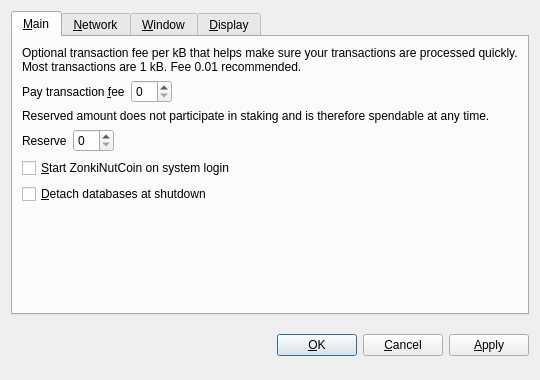
<?xml version="1.0" encoding="UTF-8"?>
<ui version="4.0">
 <class>OptionsDialog</class>
 <widget class="QDialog" name="OptionsDialog">
  <property name="geometry">
   <rect>
    <x>0</x>
    <y>0</y>
    <width>540</width>
    <height>380</height>
   </rect>
  </property>
  <property name="windowTitle">
   <string>Options</string>
  </property>
  <property name="modal">
   <bool>true</bool>
  </property>
  <layout class="QVBoxLayout" name="verticalLayout">
   <item>
    <widget class="QTabWidget" name="tabWidget">
     <property name="tabPosition">
      <enum>QTabWidget::North</enum>
     </property>
     <property name="currentIndex">
      <number>0</number>
     </property>
     <widget class="QWidget" name="tabMain">
      <attribute name="title">
       <string>&amp;Main</string>
      </attribute>
      <layout class="QVBoxLayout" name="verticalLayout_Main">
       <item>
        <widget class="QLabel" name="transactionFeeInfoLabel">
         <property name="text">
          <string>Optional transaction fee per kB that helps make sure your transactions are processed quickly. Most transactions are 1 kB. Fee 0.01 recommended.</string>
         </property>
         <property name="textFormat">
          <enum>Qt::PlainText</enum>
         </property>
         <property name="wordWrap">
          <bool>true</bool>
         </property>
        </widget>
       </item>
       <item>
        <layout class="QHBoxLayout" name="horizontalLayoutFee">
         <item>
          <widget class="QLabel" name="transactionFeeLabel">
           <property name="text">
            <string>Pay transaction &amp;fee</string>
           </property>
           <property name="textFormat">
            <enum>Qt::PlainText</enum>
           </property>
           <property name="buddy">
            <cstring>transactionFee</cstring>
           </property>
          </widget>
         </item>
         <item>
          <widget class="BitcoinAmountField" name="transactionFee"/>
         </item>
         <item>
          <spacer name="horizontalSpacerFee">
           <property name="orientation">
            <enum>Qt::Horizontal</enum>
           </property>
           <property name="sizeHint" stdset="0">
            <size>
             <width>40</width>
             <height>20</height>
            </size>
           </property>
          </spacer>
         </item>
        </layout>
       </item>
       <item>
        <widget class="QLabel" name="reserveBalanceInfoLabel">
         <property name="text">
          <string>Reserved amount does not participate in staking and is therefore spendable at any time.</string>
         </property>
         <property name="textFormat">
          <enum>Qt::PlainText</enum>
         </property>
         <property name="wordWrap">
          <bool>true</bool>
         </property>
        </widget>
       </item>
       <item>
        <layout class="QHBoxLayout" name="horizontalLayoutReserveBalance">
         <item>
          <widget class="QLabel" name="reserveBalanceLabel">
           <property name="text">
            <string>Reserve</string>
           </property>
           <property name="textFormat">
            <enum>Qt::PlainText</enum>
           </property>
           <property name="buddy">
            <cstring>reserveBalance</cstring>
           </property>
          </widget>
         </item>
         <item>
          <widget class="BitcoinAmountField" name="reserveBalance"/>
         </item>
         <item>
          <spacer name="horizontalSpacerReserveBalance">
           <property name="orientation">
            <enum>Qt::Horizontal</enum>
           </property>
           <property name="sizeHint" stdset="0">
            <size>
             <width>40</width>
             <height>20</height>
            </size>
           </property>
          </spacer>
         </item>
        </layout>
       </item>
       <item>
        <widget class="QCheckBox" name="bitcoinAtStartup">
         <property name="toolTip">
          <string>Automatically start ZonkiNutCoin after logging in to the system.</string>
         </property>
         <property name="text">
          <string>&amp;Start ZonkiNutCoin on system login</string>
         </property>
        </widget>
       </item>
       <item>
        <widget class="QCheckBox" name="detachDatabases">
         <property name="toolTip">
          <string>Detach block and address databases at shutdown. This means they can be moved to another data directory, but it slows down shutdown. The wallet is always detached.</string>
         </property>
         <property name="text">
          <string>&amp;Detach databases at shutdown</string>
         </property>
        </widget>
       </item>
       <item>
        <spacer name="verticalSpacer_Main">
         <property name="orientation">
          <enum>Qt::Vertical</enum>
         </property>
         <property name="sizeHint" stdset="0">
          <size>
           <width>20</width>
           <height>40</height>
          </size>
         </property>
        </spacer>
       </item>
      </layout>
     </widget>
     <widget class="QWidget" name="tabNetwork">
      <attribute name="title">
       <string>&amp;Network</string>
      </attribute>
      <layout class="QVBoxLayout" name="verticalLayout_Network">
       <item>
        <widget class="QCheckBox" name="mapPortUpnp">
         <property name="toolTip">
          <string>Automatically open the ZonkiNutCoin client port on the router. This only works when your router supports UPnP and it is enabled.</string>
         </property>
         <property name="text">
          <string>Map port using &amp;UPnP</string>
         </property>
        </widget>
       </item>
       <item>
        <widget class="QCheckBox" name="connectSocks">
         <property name="toolTip">
          <string>Connect to the ZonkiNutCoin network through a SOCKS proxy (e.g. when connecting through Tor).</string>
         </property>
         <property name="text">
          <string>&amp;Connect through SOCKS proxy:</string>
         </property>
        </widget>
       </item>
       <item>
        <layout class="QHBoxLayout" name="horizontalLayout_Network">
         <item>
          <widget class="QLabel" name="proxyIpLabel">
           <property name="text">
            <string>Proxy &amp;IP:</string>
           </property>
           <property name="textFormat">
            <enum>Qt::PlainText</enum>
           </property>
           <property name="buddy">
            <cstring>proxyIp</cstring>
           </property>
          </widget>
         </item>
         <item>
          <widget class="QValidatedLineEdit" name="proxyIp">
           <property name="maximumSize">
            <size>
             <width>140</width>
             <height>16777215</height>
            </size>
           </property>
           <property name="toolTip">
            <string>IP address of the proxy (e.g. 127.0.0.1)</string>
           </property>
          </widget>
         </item>
         <item>
          <widget class="QLabel" name="proxyPortLabel">
           <property name="text">
            <string>&amp;Port:</string>
           </property>
           <property name="textFormat">
            <enum>Qt::PlainText</enum>
           </property>
           <property name="buddy">
            <cstring>proxyPort</cstring>
           </property>
          </widget>
         </item>
         <item>
          <widget class="QLineEdit" name="proxyPort">
           <property name="maximumSize">
            <size>
             <width>55</width>
             <height>16777215</height>
            </size>
           </property>
           <property name="toolTip">
            <string>Port of the proxy (e.g. 9050)</string>
           </property>
          </widget>
         </item>
         <item>
          <widget class="QLabel" name="socksVersionLabel">
           <property name="text">
            <string>SOCKS &amp;Version:</string>
           </property>
           <property name="textFormat">
            <enum>Qt::PlainText</enum>
           </property>
           <property name="buddy">
            <cstring>socksVersion</cstring>
           </property>
          </widget>
         </item>
         <item>
          <widget class="QValueComboBox" name="socksVersion">
           <property name="toolTip">
            <string>SOCKS version of the proxy (e.g. 5)</string>
           </property>
          </widget>
         </item>
         <item>
          <spacer name="horizontalSpacer_Network">
           <property name="orientation">
            <enum>Qt::Horizontal</enum>
           </property>
           <property name="sizeHint" stdset="0">
            <size>
             <width>40</width>
             <height>20</height>
            </size>
           </property>
          </spacer>
         </item>
        </layout>
       </item>
       <item>
        <spacer name="verticalSpacer_Network">
         <property name="orientation">
          <enum>Qt::Vertical</enum>
         </property>
         <property name="sizeHint" stdset="0">
          <size>
           <width>20</width>
           <height>40</height>
          </size>
         </property>
        </spacer>
       </item>
      </layout>
     </widget>
     <widget class="QWidget" name="tabWindow">
      <attribute name="title">
       <string>&amp;Window</string>
      </attribute>
      <layout class="QVBoxLayout" name="verticalLayout_Window">
       <item>
        <widget class="QCheckBox" name="minimizeToTray">
         <property name="toolTip">
          <string>Show only a tray icon after minimizing the window.</string>
         </property>
         <property name="text">
          <string>&amp;Minimize to the tray instead of the taskbar</string>
         </property>
        </widget>
       </item>
       <item>
        <widget class="QCheckBox" name="minimizeOnClose">
         <property name="toolTip">
          <string>Minimize instead of exit the application when the window is closed. When this option is enabled, the application will be closed only after selecting Quit in the menu.</string>
         </property>
         <property name="text">
          <string>M&amp;inimize on close</string>
         </property>
        </widget>
       </item>
       <item>
        <spacer name="verticalSpacer_Window">
         <property name="orientation">
          <enum>Qt::Vertical</enum>
         </property>
         <property name="sizeHint" stdset="0">
          <size>
           <width>20</width>
           <height>40</height>
          </size>
         </property>
        </spacer>
       </item>
      </layout>
     </widget>
     <widget class="QWidget" name="tabDisplay">
      <attribute name="title">
       <string>&amp;Display</string>
      </attribute>
      <layout class="QVBoxLayout" name="verticalLayout_Display">
       <item>
        <layout class="QHBoxLayout" name="horizontalLayout_1_Display">
         <item>
          <widget class="QLabel" name="langLabel">
           <property name="text">
            <string>User Interface &amp;language:</string>
           </property>
           <property name="textFormat">
            <enum>Qt::PlainText</enum>
           </property>
           <property name="buddy">
            <cstring>lang</cstring>
           </property>
          </widget>
         </item>
         <item>
          <widget class="QValueComboBox" name="lang">
           <property name="toolTip">
            <string>The user interface language can be set here. This setting will take effect after restarting ZonkiNutCoin.</string>
           </property>
          </widget>
         </item>
        </layout>
       </item>
       <item>
        <layout class="QHBoxLayout" name="horizontalLayout_2_Display">
         <item>
          <widget class="QLabel" name="unitLabel">
           <property name="text">
            <string>&amp;Unit to show amounts in:</string>
           </property>
           <property name="textFormat">
            <enum>Qt::PlainText</enum>
           </property>
           <property name="buddy">
            <cstring>unit</cstring>
           </property>
          </widget>
         </item>
         <item>
          <widget class="QValueComboBox" name="unit">
           <property name="toolTip">
            <string>Choose the default subdivision unit to show in the interface and when sending coins.</string>
           </property>
          </widget>
         </item>
        </layout>
       </item>
       <item>
        <widget class="QCheckBox" name="displayAddresses">
         <property name="toolTip">
          <string>Whether to show ZonkiNutCoin addresses in the transaction list or not.</string>
         </property>
         <property name="text">
          <string>&amp;Display addresses in transaction list</string>
         </property>
        </widget>
       </item>
       <item>
        <widget class="QCheckBox" name="coinControlFeatures">
         <property name="toolTip">
          <string>Whether to show coin control features or not.</string>
         </property>
         <property name="text">
          <string>Display coin &amp;control features (experts only!)</string>
         </property>
        </widget>
       </item>
       <item>
        <spacer name="verticalSpacer_Display">
         <property name="orientation">
          <enum>Qt::Vertical</enum>
         </property>
         <property name="sizeHint" stdset="0">
          <size>
           <width>20</width>
           <height>40</height>
          </size>
         </property>
        </spacer>
       </item>
      </layout>
     </widget>
    </widget>
   </item>
   <item>
    <layout class="QHBoxLayout" name="horizontalLayout_Buttons">
     <item>
      <spacer name="horizontalSpacer_1">
       <property name="orientation">
        <enum>Qt::Horizontal</enum>
       </property>
       <property name="sizeHint" stdset="0">
        <size>
         <width>40</width>
         <height>48</height>
        </size>
       </property>
      </spacer>
     </item>
     <item>
      <widget class="QLabel" name="statusLabel">
       <property name="font">
        <font>
         <weight>75</weight>
         <bold>true</bold>
        </font>
       </property>
       <property name="text">
        <string/>
       </property>
       <property name="textFormat">
        <enum>Qt::PlainText</enum>
       </property>
       <property name="wordWrap">
        <bool>true</bool>
       </property>
      </widget>
     </item>
     <item>
      <spacer name="horizontalSpacer_2">
       <property name="orientation">
        <enum>Qt::Horizontal</enum>
       </property>
       <property name="sizeHint" stdset="0">
        <size>
         <width>40</width>
         <height>48</height>
        </size>
       </property>
      </spacer>
     </item>
     <item>
      <widget class="QPushButton" name="okButton">
       <property name="text">
        <string>&amp;OK</string>
       </property>
      </widget>
     </item>
     <item>
      <widget class="QPushButton" name="cancelButton">
       <property name="text">
        <string>&amp;Cancel</string>
       </property>
       <property name="autoDefault">
        <bool>false</bool>
       </property>
      </widget>
     </item>
     <item>
      <widget class="QPushButton" name="applyButton">
       <property name="text">
        <string>&amp;Apply</string>
       </property>
       <property name="autoDefault">
        <bool>false</bool>
       </property>
      </widget>
     </item>
    </layout>
   </item>
  </layout>
 </widget>
 <customwidgets>
  <customwidget>
   <class>BitcoinAmountField</class>
   <extends>QSpinBox</extends>
   <header>bitcoinamountfield.h</header>
  </customwidget>
  <customwidget>
   <class>QValueComboBox</class>
   <extends>QComboBox</extends>
   <header>qvaluecombobox.h</header>
  </customwidget>
  <customwidget>
   <class>QValidatedLineEdit</class>
   <extends>QLineEdit</extends>
   <header>qvalidatedlineedit.h</header>
  </customwidget>
 </customwidgets>
 <resources/>
 <connections/>
</ui>
